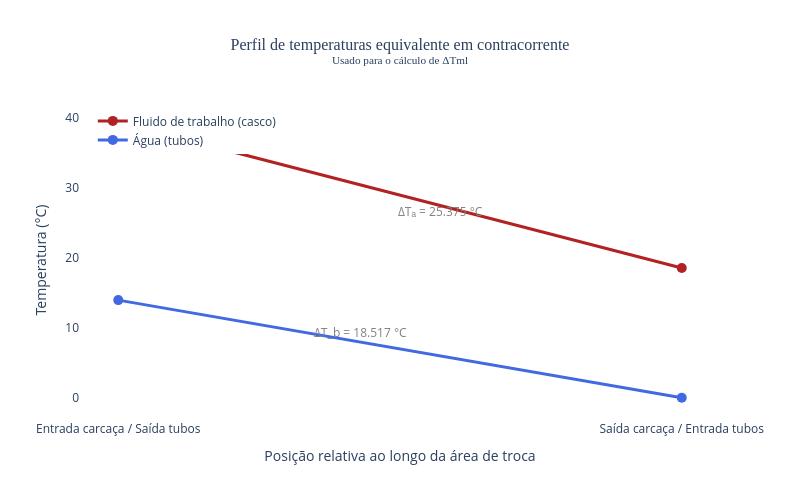

The code cell stored with this chart in its notebook:
### Code cell
# GRÁFICO 
Tce = 39.3035
Tcs = 18.5172
Tte = 0.0
Tts = 13.928

dTa = Tce - Tts
dTb = Tcs - Tte

x = [0, 1]
y_carcaca = [Tce, Tcs]
y_tubos = [Tts, Tte]


# APENAS PLOTAGEM DE GRÁFICO (SEM CÁLCULOS)
fig = go.Figure()

fig.add_trace(go.Scatter(
    x=x, y=y_carcaca,
    mode='lines+markers',
    name='Fluido de trabalho (casco)',
    line=dict(color='firebrick', width=3),
    marker=dict(size=10, color='firebrick')
))

fig.add_trace(go.Scatter(
    x=x, y=y_tubos,
    mode='lines+markers',
    name='Água (tubos)',
    line=dict(color='royalblue', width=3),
    marker=dict(size=10, color='royalblue')
))

fig.add_annotation(
    x=0.5, y=(Tce + Tts)/2,
    text=f'ΔTₐ = {dTa:.3f} °C',
    showarrow=True, arrowhead=1, ax=40, ay=0,
    font=dict(color='gray', size=12)
)

fig.add_annotation(
    x=0.5, y=(Tcs + Tte)/2,
    text=f'ΔT_b = {dTb:.3f} °C',
    showarrow=True, arrowhead=1, ax=-40, ay=0,
    font=dict(color='gray', size=12)
)

fig.update_layout(
    title=dict(
        text='Perfil de temperaturas equivalente em contracorrente<br><sup>Usado para o cálculo de ΔTml</sup>',
        font=dict(size=16, family='Arial Black'),
        x=0.5
    ),
    xaxis=dict(
        title='Posição relativa ao longo da área de troca',
        tickvals=[0, 1],
        ticktext=['Entrada carcaça / Saída tubos', 'Saída carcaça / Entrada tubos']
    ),
    yaxis_title='Temperatura (°C)',
    legend=dict(x=0.02, y=0.98),
    width=800, height=500,
    plot_bgcolor='white'
)

fig.show()

### Figure 1 — Plotly figure (JSON) as saved in the notebook; plotly's stock layout.template omitted (floating-point values rounded to 4 significant figures)
{"data": [{"line": {"color": "firebrick", "width": 3}, "marker": {"color": "firebrick", "size": 10}, "mode": "lines+markers", "name": "Fluido de trabalho (casco)", "type": "scatter", "x": [0, 1], "y": [39.3, 18.52]}, {"line": {"color": "royalblue", "width": 3}, "marker": {"color": "royalblue", "size": 10}, "mode": "lines+markers", "name": "Água (tubos)", "type": "scatter", "x": [0, 1], "y": [13.93, 0]}], "layout": {"annotations": [{"arrowhead": 1, "ax": 40, "ay": 0, "font": {"color": "gray", "size": 12}, "showarrow": true, "text": "ΔTₐ = 25.375 °C", "x": 0.5, "y": 26.62}, {"arrowhead": 1, "ax": -40, "ay": 0, "font": {"color": "gray", "size": 12}, "showarrow": true, "text": "ΔT_b = 18.517 °C", "x": 0.5, "y": 9.259}], "height": 500, "legend": {"x": 0.02, "y": 0.98}, "plot_bgcolor": "white", "title": {"font": {"family": "Arial Black", "size": 16}, "text": "Perfil de temperaturas equivalente em contracorrente<br><sup>Usado para o cálculo de ΔTml</sup>", "x": 0.5}, "width": 800, "xaxis": {"ticktext": ["Entrada carcaça / Saída tubos", "Saída carcaça / Entrada tubos"], "tickvals": [0, 1], "title": {"text": "Posição relativa ao longo da área de troca"}}, "yaxis": {"title": {"text": "Temperatura (°C)"}}}}
